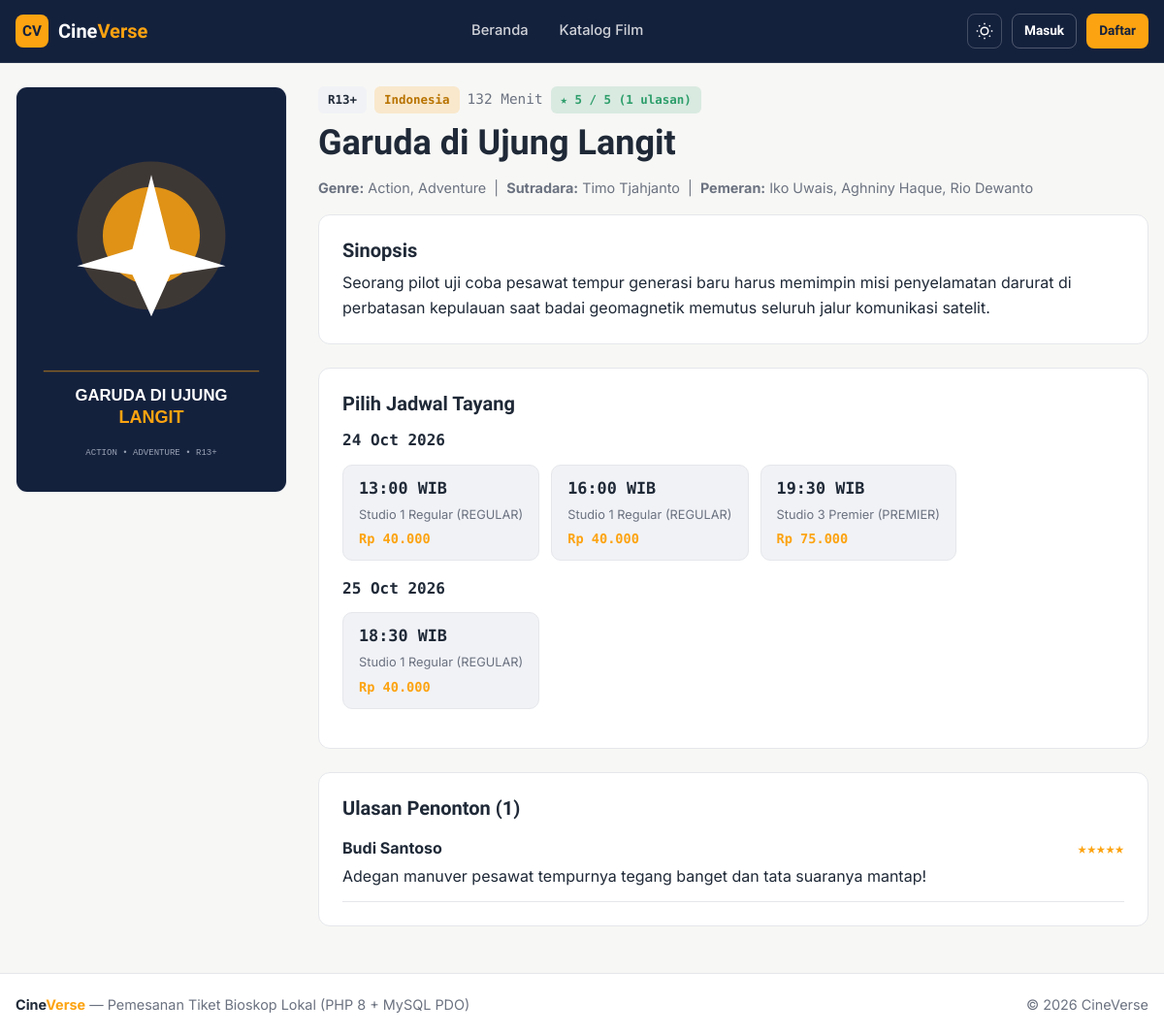
The page /movie.php?id=1 on the database its author committed.
### tables this page shows
CREATE TABLE movies (
    id INT AUTO_INCREMENT PRIMARY KEY,
    title VARCHAR(150) NOT NULL,
    synopsis TEXT NOT NULL,
    duration_min INT NOT NULL DEFAULT 120,
    release_date DATE DEFAULT NULL,
    age_rating ENUM('SU', 'R13+', 'D17+', 'D21+') NOT NULL DEFAULT 'R13+',
    language VARCHAR(50) NOT NULL DEFAULT 'Indonesia',
    director VARCHAR(100) DEFAULT NULL,
    cast_list VARCHAR(255) DEFAULT NULL,
    poster VARCHAR(255) DEFAULT 'poster-1.svg',
    trailer_url VARCHAR(255) DEFAULT NULL,
    status ENUM('now_showing', 'coming_soon', 'archived') NOT NULL DEFAULT 'now_showing',
    created_at DATETIME NOT NULL DEFAULT CURRENT_TIMESTAMP
);

CREATE TABLE showtimes (
    id INT AUTO_INCREMENT PRIMARY KEY,
    movie_id INT NOT NULL,
    studio_id INT NOT NULL,
    start_time DATETIME NOT NULL,
    price INT NOT NULL DEFAULT 40000,
    status ENUM('scheduled', 'cancelled') NOT NULL DEFAULT 'scheduled',
    FOREIGN KEY (movie_id) REFERENCES movies(id) ON DELETE CASCADE,
    FOREIGN KEY (studio_id) REFERENCES studios(id) ON DELETE CASCADE
);

CREATE TABLE studios (
    id INT AUTO_INCREMENT PRIMARY KEY,
    name VARCHAR(80) NOT NULL,
    type ENUM('regular', 'premier') NOT NULL DEFAULT 'regular',
    total_rows INT NOT NULL DEFAULT 6,
    total_cols INT NOT NULL DEFAULT 8,
    base_price INT NOT NULL DEFAULT 40000,
    is_active TINYINT(1) NOT NULL DEFAULT 1
);

CREATE TABLE reviews (
    id INT AUTO_INCREMENT PRIMARY KEY,
    user_id INT NOT NULL,
    movie_id INT NOT NULL,
    rating TINYINT NOT NULL CHECK (rating BETWEEN 1 AND 5),
    comment TEXT NOT NULL,
    created_at DATETIME NOT NULL DEFAULT CURRENT_TIMESTAMP,
    UNIQUE KEY uq_user_movie_review (user_id, movie_id),
    FOREIGN KEY (user_id) REFERENCES users(id) ON DELETE CASCADE,
    FOREIGN KEY (movie_id) REFERENCES movies(id) ON DELETE CASCADE
);

CREATE TABLE users (
    id INT AUTO_INCREMENT PRIMARY KEY,
    name VARCHAR(100) NOT NULL,
    email VARCHAR(120) NOT NULL UNIQUE,
    password VARCHAR(100) NOT NULL,
    role ENUM('user', 'operator', 'admin') NOT NULL DEFAULT 'user',
    phone VARCHAR(30) DEFAULT NULL,
    avatar VARCHAR(255) DEFAULT NULL,
    points INT NOT NULL DEFAULT 0,
    is_active TINYINT(1) NOT NULL DEFAULT 1,
    created_at DATETIME NOT NULL DEFAULT CURRENT_TIMESTAMP
);

### includes/auth.php (called while the page is built, shortened)
<?php
function baseUrl(string $path = ''): string
{
    $scriptDir = str_replace('\\', '/', dirname($_SERVER['SCRIPT_NAME']));
    $root = preg_replace('#/(public|user|operator|admin|api)$#', '', $scriptDir);
    $root = rtrim($root, '/');
    return $root . '/' . ltrim($path, '/');
}

### includes/functions.php (called while the page is built, shortened)
<?php
require_once __DIR__ . '/auth.php';
function e(?string $str): string
{
    return htmlspecialchars((string)$str, ENT_QUOTES, 'UTF-8');
}
function rupiah(int|float $amount): string
{
    return 'Rp ' . number_format((float)$amount, 0, ',', '.');
}
function posterUrl(?string $poster): string
{
    return baseUrl('uploads/' . $poster);
}

### public/movie.php (the view, shortened to what this page needs)
<?php
require_once __DIR__ . '/../includes/db.php';
require_once __DIR__ . '/../includes/functions.php';
$movieId = (int)($_GET['id'] ?? 0);
$stmt = $pdo->prepare("
    SELECT m.*, GROUP_CONCAT(g.name SEPARATOR ', ') AS genres
    FROM movies m
    LEFT JOIN movie_genres mg ON mg.movie_id = m.id
    LEFT JOIN genres g ON g.id = mg.genre_id
    WHERE m.id = ?
    GROUP BY m.id
");
$stmt->execute([$movieId]);
$movie = $stmt->fetch();
$stStmt = $pdo->prepare("
    SELECT s.*, st.name AS studio_name, st.type AS studio_type
    FROM showtimes s
    JOIN studios st ON st.id = s.studio_id
    WHERE s.movie_id = ? AND s.status = 'scheduled'
    ORDER BY s.start_time ASC
");
$stStmt->execute([$movieId]);
$showtimes = $stStmt->fetchAll();
$groupedShowtimes = [];
foreach ($showtimes as $sh) {
    $dateKey = date('Y-m-d', strtotime($sh['start_time']));
    $groupedShowtimes[$dateKey][] = $sh;
}
$revStmt = $pdo->prepare("
    SELECT r.*, u.name AS user_name
    FROM reviews r
    JOIN users u ON u.id = r.user_id
    WHERE r.movie_id = ?
    ORDER BY r.created_at DESC
");
$revStmt->execute([$movieId]);
$reviews = $revStmt->fetchAll();
$avgRating = 0;
if ($reviews) {
    $avgRating = round(array_sum(array_column($reviews, 'rating')) / count($reviews), 1);
}
require_once __DIR__ . '/../includes/layout/header.php';
?>
<div class="detail-grid">
    <div>
        <img src="<?= e(posterUrl($movie['poster'])) ?>" alt="<?= e($movie['title']) ?>" class="detail-poster">
    </div>
    <div>
        <div style="display:flex;gap:8px;align-items:center;margin-bottom:8px;flex-wrap:wrap;">
            <span class="badge badge-info"><?= e($movie['age_rating']) ?></span>
            <span class="badge badge-warning"><?= e($movie['language']) ?></span>
            <span class="mono text-muted"><?= (int)$movie['duration_min'] ?> Menit</span>
            <?php if ($avgRating > 0): ?>
                <span class="badge badge-success">★ <?= $avgRating ?> / 5 (<?= count($reviews) ?> ulasan)</span>
            <?php endif; ?>
        </div>
        <h1 style="margin-bottom:12px;"><?= e($movie['title']) ?></h1>
        <p class="text-muted" style="margin-bottom:16px;">
            <strong>Genre:</strong> <?= e($movie['genres'] ?: '-') ?> &nbsp;|&nbsp;
            <strong>Sutradara:</strong> <?= e($movie['director'] ?: '-') ?> &nbsp;|&nbsp;
            <strong>Pemeran:</strong> <?= e($movie['cast_list'] ?: '-') ?>
        </p>
        <div class="card" style="margin-bottom:24px;">
            <h3 style="margin-bottom:8px;">Sinopsis</h3>
            <p><?= nl2br(e($movie['synopsis'])) ?></p>
        </div>
        <div class="card" style="margin-bottom:24px;">
            <h3 style="margin-bottom:12px;">Pilih Jadwal Tayang</h3>
            <?php if (empty($groupedShowtimes)): ?>
                <p class="text-muted">Belum ada jadwal tayang tersedia untuk film ini.</p>
            <?php else: ?>
                <?php foreach ($groupedShowtimes as $date => $items): ?>
                    <div style="margin-bottom:16px;">
                        <strong class="mono"><?= date('d M Y', strtotime($date)) ?></strong>
                        <div class="showtime-grid">
                            <?php foreach ($items as $sh): ?>
                                <a href="<?= baseUrl('user/seats.php?showtime_id=' . (int)$sh['id']) ?>" class="showtime-slot">
                                    <span class="mono" style="font-size:1.05rem;font-weight:700;">
                                        <?= date('H:i', strtotime($sh['start_time'])) ?> WIB
                                    </span>
                                    <span class="text-muted" style="font-size:0.8rem;">
                                        <?= e($sh['studio_name']) ?> (<?= strtoupper(e($sh['studio_type'])) ?>)
                                    </span>
                                    <span class="mono text-accent" style="font-size:0.85rem;font-weight:600;">
                                        <?= rupiah($sh['price']) ?>
                                    </span>
                                </a>
                            <?php endforeach; ?>
                        </div>
                    </div>
                <?php endforeach; ?>
            <?php endif; ?>
        </div>
        <div class="card">
            <h3 style="margin-bottom:16px;">Ulasan Penonton (<?= count($reviews) ?>)</h3>
            <?php if (empty($reviews)): ?>
                <p class="text-muted">Belum ada ulasan. Jadilah yang pertama memberi ulasan!</p>
            <?php else: ?>
                <div style="display:flex;flex-direction:column;gap:14px;">
                    <?php foreach ($reviews as $rv): ?>
                        <div style="padding-bottom:12px;border-bottom:1px solid var(--border);">
                            <div style="display:flex;justify-content:space-between;align-items:center;">
                                <strong><?= e($rv['user_name']) ?></strong>
                                <span class="text-accent mono"><?= str_repeat('★', (int)$rv['rating']) ?></span>
                            </div>
                            <p style="margin-top:4px;"><?= e($rv['comment']) ?></p>
                        </div>
                    <?php endforeach; ?>
                </div>
            <?php endif; ?>
        </div>
    </div>
</div>
<?php require_once __DIR__ . '/../includes/layout/footer.php'; ?>

### assets/css/style.css (style rules this page uses)
:root, [data-theme="light"] { --bg: #F7F7F5; --surface: #FFFFFF; --surface-alt: #F1F2F6; --text: #1F2937; --text-muted: #6B7280; --primary: #14213D; --accent: #FCA311; --accent-hover: #E59009; --success: #2E9E6B; --danger: #D64545; --border: #E5E7EB; --shadow: 0 4px 16px rgba(20, 33, 61, 0.06); }
*, *::before, *::after { box-sizing: border-box; margin: 0; padding: 0; }
body { font-family: 'Inter', system-ui, -apple-system, sans-serif; font-size: 16px; line-height: 1.6; background-color: var(--bg); color: var(--text); min-height: 100dvh; display: flex; flex-direction: column; }
h1, h2, h3, h4, .brand { font-family: 'Plus Jakarta Sans', sans-serif; line-height: 1.25; text-wrap: balance; color: var(--text); }
h1 { font-size: clamp(1.75rem, 3vw, 2.5rem); font-weight: 700; }
h3 { font-size: 1.25rem; font-weight: 600; }
p { text-wrap: pretty; }
a { color: inherit; text-decoration: none; }
.mono, code, .seat-btn, .booking-code, .tabular { font-family: 'DM Mono', monospace; font-variant-numeric: tabular-nums; }
.text-accent { color: var(--accent); }
.text-muted { color: var(--text-muted); font-size: 0.9rem; }
.card { background: var(--surface); border: 1px solid var(--border); border-radius: 12px; padding: 24px; }
.badge { display: inline-flex; align-items: center; padding: 4px 10px; border-radius: 6px; font-size: 0.78rem; font-weight: 600; font-family: 'DM Mono', monospace; }
.badge-paid, .badge-success { background: rgba(46, 158, 107, 0.15); color: var(--success); }
.badge-pending, .badge-warning { background: rgba(252, 163, 17, 0.18); color: #B87300; }
.badge-info { background: var(--surface-alt); color: var(--text); }
.detail-grid { display: grid; grid-template-columns: 280px 1fr; gap: 32px; align-items: start; }
.detail-poster { width: 100%; border-radius: 12px; border: 1px solid var(--border); }
.showtime-grid { display: flex; flex-wrap: wrap; gap: 12px; margin-top: 12px; }
.showtime-slot { border: 1px solid var(--border); background: var(--surface-alt); border-radius: 10px; padding: 10px 16px; display: flex; flex-direction: column; gap: 4px; transition: transform 150ms ease-out; }

### rows shown on the page
movies: poster (picture), age_rating "R13+", language "Indonesia", duration_min "132", title "Garuda di Ujung Langit", director "Timo Tjahjanto", cast_list "Iko Uwais, Aghniny Haque, Rio Dewanto", synopsis "Seorang pilot uji coba pesawat tempur generasi baru harus memimpin misi penyelamatan darurat di perbatasan kepulauan saat badai geomagnetik memutus seluruh jalur komunikasi satelit."
showtimes: start_time "13:00", studio.name "Studio 1 Regular", studio.type "REGULAR", price "Rp 40.000"
showtimes: start_time "16:00", studio.name "Studio 1 Regular", studio.type "REGULAR", price "Rp 40.000"
showtimes: start_time "19:30", studio.name "Studio 3 Premier", studio.type "PREMIER", price "Rp 75.000"
showtimes: start_time "18:30", studio.name "Studio 1 Regular", studio.type "REGULAR", price "Rp 40.000"
reviews: user.name "Budi Santoso", rating "★★★★★", comment "Adegan manuver pesawat tempurnya tegang banget dan tata suaranya mantap!"

### other values the page prints
$avgRating "5"
count($reviews) "1"
$movie['genres'] ?: '-' "Action, Adventure"
date('d M Y', strtotime($date)) "24 Oct 2026"
date('d M Y', strtotime($date)) "25 Oct 2026"
